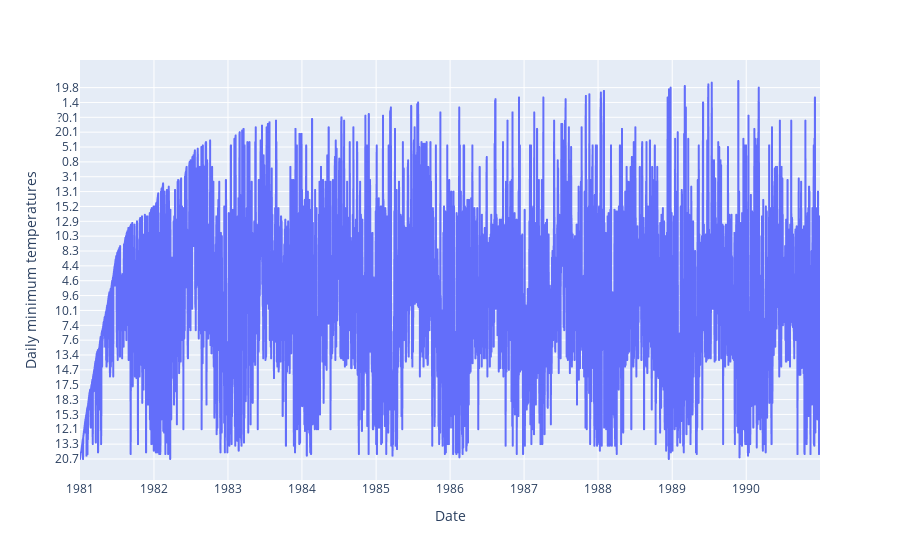

Source (notebook cell):
### Code cell
px.line(df, x = df.index, y = 'Daily minimum temperatures')

### Figure 1 — Plotly figure (JSON) as saved in the notebook; plotly's stock layout.template omitted (floating-point values rounded to 4 significant figures; data arrays with more than 128 entries replaced by an {"elided": "..."} marker saying what was removed)
{"data": [{"hovertemplate": "Date=%{x}<br>Daily minimum temperatures=%{y}<extra></extra>", "legendgroup": "", "line": {"color": "#636efa", "dash": "solid"}, "mode": "lines", "name": "", "showlegend": false, "type": "scattergl", "x": {"elided": "3650 str values"}, "xaxis": "x", "y": {"elided": "3650 str values"}, "yaxis": "y"}], "layout": {"legend": {"tracegroupgap": 0}, "margin": {"t": 60}, "xaxis": {"anchor": "y", "domain": [0, 1], "title": {"text": "Date"}}, "yaxis": {"anchor": "x", "domain": [0, 1], "title": {"text": "Daily minimum temperatures"}}}}
